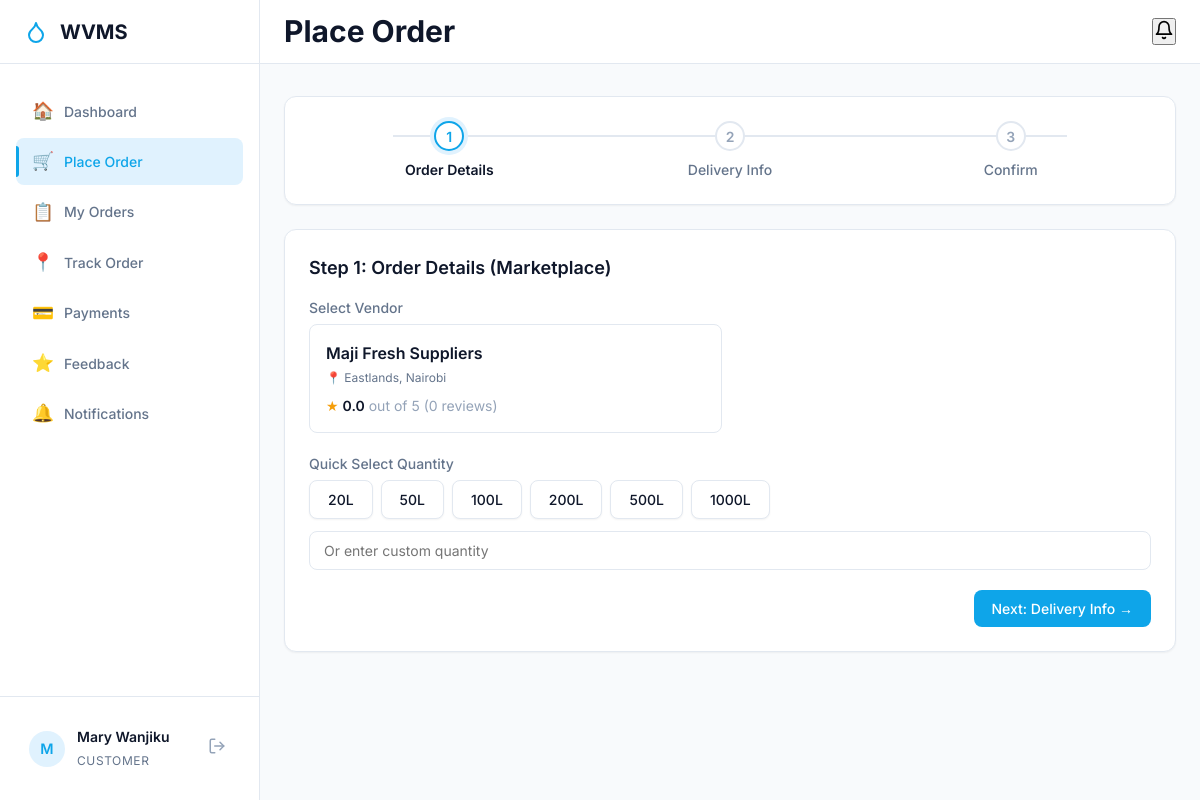
/customer/place_order.php (signed in), run on the app's committed database.
### tables this page shows
CREATE TABLE IF NOT EXISTS `vendors` (
    `id` INT UNSIGNED AUTO_INCREMENT PRIMARY KEY,
    `user_id` INT UNSIGNED NOT NULL,
    `business_name` VARCHAR(200) NOT NULL,
    `service_area` VARCHAR(255) NOT NULL,
    `status` ENUM('active','inactive','suspended') NOT NULL DEFAULT 'active',
    `latitude` DECIMAL(10,8) DEFAULT NULL,
    `longitude` DECIMAL(11,8) DEFAULT NULL,
    `created_at` TIMESTAMP DEFAULT CURRENT_TIMESTAMP,
    FOREIGN KEY (`user_id`) REFERENCES `users`(`id`) ON DELETE CASCADE ON UPDATE CASCADE,
    INDEX `idx_vendors_user` (`user_id`),
    INDEX `idx_vendors_status` (`status`)
);

### includes/functions.php (called while the page is built, shortened)
<?php
function sanitize($input) {
    return htmlspecialchars(trim($input), ENT_QUOTES, 'UTF-8');
}
function getActiveVendorsWithRating() {
    $db = getDB();
    $stmt = $db->query("
        SELECT v.*, u.name, u.phone,
               COALESCE(AVG(f.rating), 0) as avg_rating,
               COUNT(f.id) as total_reviews
        FROM vendors v
        JOIN users u ON v.user_id = u.id
        LEFT JOIN water_orders wo ON wo.vendor_id = v.id
        LEFT JOIN feedback f ON f.order_id = wo.id
        WHERE v.status = 'active' AND u.status = 'active'
        GROUP BY v.id
        ORDER BY avg_rating DESC
    ");
    return $stmt->fetchAll();
}

### customer/place_order.php (the view, shortened to what this page needs)
<?php
require_once __DIR__ . '/../includes/header.php';
$vendors = getActiveVendorsWithRating();
?>
<div class="fade-in">
    <div class="stepper-container" style="background:var(--surface); border-radius:12px; padding:24px; border:1px solid var(--border); box-shadow:var(--shadow-sm);">
        <div class="stepper" id="orderStepper">
            <div class="stepper-step active" id="indicator-1">
                <div class="step-circle">1</div>
                <div class="step-label">Order Details</div>
            </div>
            <div class="stepper-step" id="indicator-2">
                <div class="step-circle">2</div>
                <div class="step-label">Delivery Info</div>
            </div>
            <div class="stepper-step" id="indicator-3">
                <div class="step-circle">3</div>
                <div class="step-label">Confirm</div>
            </div>
        </div>
    </div>
    <form method="POST" id="orderForm" style="margin-top:24px">
        <div class="card fade-in" id="step-1">
            <h3 class="mb-4">Step 1: Order Details (Marketplace)</h3>
            <div class="form-group">
                <label class="form-label">Select Vendor</label>
                <div class="grid-2" style="gap:16px; margin-bottom:16px;">
                    <?php foreach($vendors as $v): ?>
                    <div class="vendor-card" style="border:1px solid var(--border); border-radius:8px; padding:16px; cursor:pointer; transition:all 0.2s;" onclick="selectVendor(this, <?php echo $v['id']; ?>, '<?php echo addslashes(sanitize($v['business_name'])); ?>')">
                        <div style="font-weight:600; margin-bottom:4px;"><?php echo sanitize($v['business_name']); ?></div>
                        <div style="font-size:0.75rem; color:var(--text-secondary); margin-bottom:8px;">📍 <?php echo sanitize($v['service_area']); ?></div>
                        <div style="display:flex; align-items:center; gap:4px; font-size:0.875rem;">
                            <span style="color:var(--warning);">★</span>
                            <span style="font-weight:600;"><?php echo number_format($v['avg_rating'], 1); ?></span>
                            <span style="color:var(--text-muted);">out of 5 (<?php echo $v['total_reviews']; ?> reviews)</span>
                        </div>
                    </div>
                    <?php endforeach; ?>
                </div>
            </div>
            <div class="form-group">
                <label class="form-label">Quick Select Quantity</label>
                <div style="display:flex;gap:8px;flex-wrap:wrap;margin-bottom:12px">
                    <?php foreach([20,50,100,200,500,1000] as $q): ?>
                    <button type="button" class="btn btn-secondary" onclick="document.getElementById('quantity_litres').value=<?php echo $q; ?>;updateSummary()"><?php echo $q; ?>L</button>
                    <?php endforeach; ?>
                </div>
                <input type="number" id="quantity_litres" name="quantity_litres" class="form-control" placeholder="Or enter custom quantity" min="1" required onkeyup="updateSummary()" onchange="updateSummary()">
            </div>
            <div style="text-align:right">
                <button type="button" class="btn btn-primary" onclick="nextStep(2)">Next: Delivery Info →</button>
            </div>
        </div>
    </form>
</div>
<?php require_once __DIR__ . '/../includes/footer.php'; ?>

### assets/css/style.css (style rules this page uses)
:root { --primary: #0ea5e9; --primary-dark: #0284c7; --primary-light: #e0f2fe; --surface: #ffffff; --surface-2: #f8fafc; --surface-3: #f1f5f9; --border: #e2e8f0; --border-subtle: #f1f5f9; --text-primary: #0f172a; --text-secondary: #64748b; --text-muted: #94a3b8; --success: #10b981; --warning: #f59e0b; --error: #ef4444; --info: #0ea5e9; --status-pending: #fef3c7; --status-pending-text: #92400e; --status-accepted: #dbeafe; --status-accepted-text: #1e40af; --status-dispatched: #fed7aa; --status-dispatched-text: #9a3412; --status-delivered: #d1fae5; --status-delivered-text: #065f46; --status-cancelled: #fee2e2; --status-cancelled-text: #991b1b; --shadow-sm: 0 1px 2px 0 rgba(0, 0, 0, 0.05); --shadow: 0 1px 3px 0 rgba(0, 0, 0, 0.1), 0 1px 2px 0 rgba(0, 0, 0, 0.06); --shadow-md: 0 4px 6px -1px rgba(0, 0, 0, 0.1), 0 2px 4px -1px rgba(0, 0, 0, 0.06); --shadow-lg: 0 10px 15px -3px rgba(0, 0, 0, 0.1), 0 4px 6px -2px rgba(0, 0, 0, 0.05); --sidebar-w: 260px; --topbar-h: 64px; --transition: 0.2s ease; --radius: 8px; }
*, *::before, *::after { box-sizing: border-box; margin: 0; padding: 0; }
body { font-family: 'Inter', sans-serif; background: var(--surface-2); color: var(--text-primary); line-height: 1.5; -webkit-font-smoothing: antialiased; }
h3 { font-size: 1.125rem; font-weight: 600; color: var(--text-primary); }
p, td, input, select, textarea { font-size: 0.875rem; }
.fade-in { animation: fadeIn 0.4s ease forwards; }
.card { background: var(--surface); border: 1px solid var(--border); border-radius: 12px; padding: 24px; box-shadow: var(--shadow-sm); margin-bottom: 24px; transition: box-shadow 0.2s; }
.btn { display: inline-flex; align-items: center; justify-content: center; gap: 8px; padding: 10px 18px; border-radius: 8px; font-weight: 500; font-size: 0.875rem; border: none; cursor: pointer; transition: all 0.15s; font-family: inherit; }
.btn-primary { background: var(--primary); color: white; }
.btn-secondary { background: var(--surface); color: var(--text-primary); border: 1px solid var(--border); box-shadow: var(--shadow-sm); }
.form-group { margin-bottom: 20px; }
.form-label { display: block; font-size: 0.875rem; font-weight: 500; color: var(--text-secondary); margin-bottom: 6px; }
.form-control { border: 1px solid var(--border); border-radius: 8px; padding: 10px 14px; font-size: 0.875rem; background: var(--surface); width: 100%; transition: border-color 0.15s, box-shadow 0.15s; color: var(--text-primary); font-family: inherit; }
.stepper-container { padding: 32px 0; margin-bottom: 24px; }
.stepper { display: flex; justify-content: space-between; position: relative; }
.stepper::before { content: ''; position: absolute; top: 14px; left: 10%; right: 10%; height: 2px; background: var(--border); z-index: 0; }
.stepper-step { display: flex; flex-direction: column; align-items: center; position: relative; z-index: 1; flex: 1; gap: 8px; }
.step-circle { width: 30px; height: 30px; border-radius: 50%; border: 2px solid var(--border); background: var(--surface); display: flex; align-items: center; justify-content: center; font-weight: 600; font-size: 0.875rem; color: var(--text-muted); transition: all 0.3s; }
.step-label { font-size: 0.875rem; font-weight: 500; color: var(--text-secondary); text-align: center; }
.stepper-step.active .step-circle { border-color: var(--primary); color: var(--primary); box-shadow: 0 0 0 4px var(--primary-light); }
.stepper-step.active .step-label { color: var(--text-primary); font-weight: 600; }
.mb-4 { margin-bottom: 16px; }
.grid-2 { display: grid; grid-template-columns: repeat(2, 1fr); gap: 24px; }

### data on the page
vendors: business_name "Maji Fresh Suppliers", service_area "Eastlands, Nairobi", avg_rating "0.0", total_reviews "0"

### other printed values
substr($currentUser['name'], 0, 1) "M"
$currentUser['name'] "Mary Wanjiku"
$currentUser['role'] "CUSTOMER"
$pageTitle "Place Order"
$q "20"
$q "50"
$q "100"
$q "200"
$q "500"
$q "1000"
